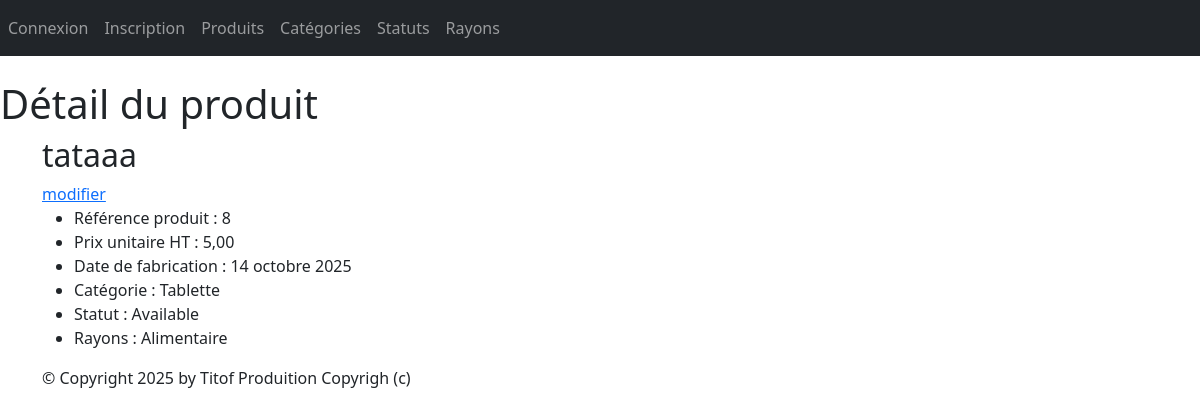
/monApp/produit/8/, run on the app's committed database.
### monApp/models.py (models this page shows, shortened)
class Produit(models.Model):
    refProd = models.AutoField(primary_key=True)
    intituleProd = models.CharField(max_length=200)
    prixUnitaireProd = models.DecimalField(max_digits=10, decimal_places=2)
    dateFabrication = models.DateField(auto_now=True)
    categorie = models.ForeignKey(Categorie, on_delete=models.CASCADE, related_name="produits",null=True, blank=True)
    statut = models.ForeignKey(Statut, on_delete=models.SET_NULL, related_name="produits",null=True, blank=True)

class Categorie(models.Model):
    idCat = models.AutoField(primary_key=True)
    nomCat = models.CharField(max_length=100)
    def __str__(self):
        return self.nomCat

class Statut(models.Model):
    idStatut = models.AutoField(primary_key=True)
    libelle = models.CharField(max_length=200)
    def __str__(self):
        return self.libelle

class Rayon(models.Model):
    idRayon = models.AutoField(primary_key=True)
    nomRayon = models.CharField(max_length=200)

### monApp/views.py (the view)
# urls.py: path("produit/<pk>/", views.ProduitDetailView.as_view(), name="dtl_prdt"),
class ProduitDetailView(DetailView):
    model = Produit
    template_name = "monApp/detail_produit.html"
    context_object_name = "prdt"
    def get_context_data(self, **kwargs):
        context = super(ProduitDetailView, self).get_context_data(**kwargs)
        context['titremenu'] = "Détail du produit"
        return context

### monApp/templates/monApp/detail_produit.html
{% extends 'monApp/base.html' %}
{% block menu %}
    <h1>{{ titremenu }}</h1>
{% endblock %}
{% block contenu %}
    <h2>{{ prdt.intituleProd }}</h2>
    <a href="{% url 'prdt_chng' prdt.refProd %}">modifier</a>
    <ul>
        <li>Référence produit : {{ prdt.refProd }}</li>
        <li>Prix unitaire HT : {{ prdt.prixUnitaireProd }}</li>
        <li>Date de fabrication : {{ prdt.dateFabrication }}</li>
        <li>Catégorie : {{ prdt.categorie }}</li>
        <li>Statut : {{ prdt.statut }}</li>
        <li>Rayons :
            {% for c in prdt.contenir.all %}
                {{ c.idRayon.nomRayon }}{% if not forloop.last %}, {% endif %}
            {% empty %}
                Aucun rayon associé.
            {% endfor %}
        </li>
    </ul>
{% endblock %}

### static/styles.css (style rules this page uses)
h1 { color:red }

### data on the page
Produit: intituleProd "tataaa", refProd "8", prixUnitaireProd "5,00", dateFabrication "14 octobre 2025", categorie "Tablette", statut "Available"
Rayon: idRayon.nomRayon "Alimentaire"

### other printed values
{{ titremenu }} "Détail du produit"
